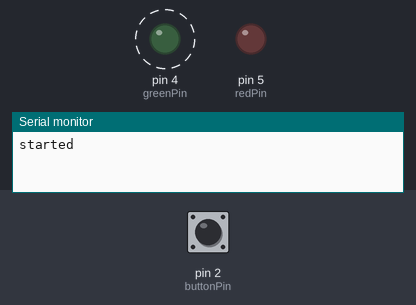
Simulated run of this sketch. Board: Arduino Uno, built with avr-gcc and run on an emulated ATmega328P. Shown: output pins drawn as LEDs (lit = HIGH), the last lines printed to the serial monitor. Dashed ring = blinking. The inputs (shaded band) are chosen by the test bench; at power-on: pin 2 (buttonPin) HIGH.

Above: at 1.2 s.
1.3 s: pin 2 (buttonPin) pulled LOW for 0.15 s
At 1.45 s:
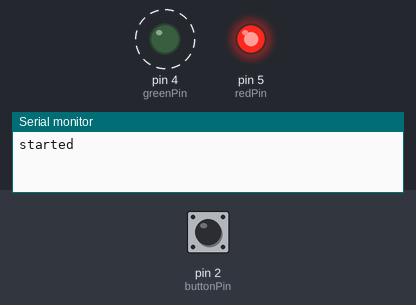
4.3 s: pin 2 (buttonPin) pulled LOW for 1 s
At 6.8 s:
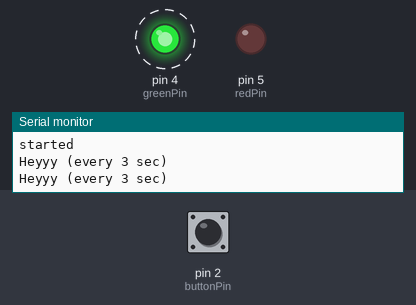
7.3 s: pin 2 (buttonPin) pulled LOW for 3.2 s
At 8.6 s:
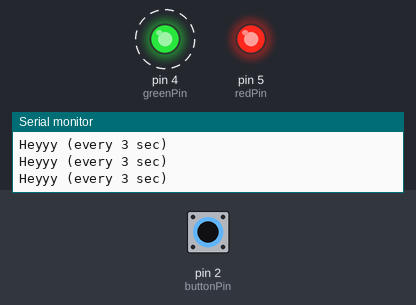
Timing chart, 0 to 18.1 s (numbered marks = the images above; inputs shaded):
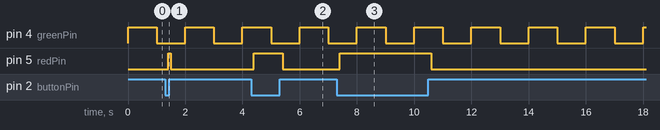

The sketch:

Lab3_All_Task_3210.ino
```cpp
#include <Arduino.h>
#include <avr/io.h>
#include <avr/interrupt.h>

//Set Pins//
const int buttonPin = 2;
const int redPin = 5;
const int greenPin = 4;

//Volatile//
volatile unsigned long secCount = 0;
volatile bool greenState = false;
volatile unsigned int t2Div = 0;

// Task1 ISR of 1hz//
ISR(TIMER1_COMPA_vect){
  greenState = !greenState;
  digitalWrite(greenPin, greenState? HIGH : LOW);
  secCount++;
}

// Task 2 ISR//
ISR(TIMER2_COMPA_vect){
  t2Div++;
  if(t2Div >= 100)
  {
    t2Div = 0;
    int b = digitalRead(buttonPin);
    //Pushed when pullup is low//
    if(b == LOW) digitalWrite(redPin, HIGH);
    else digitalWrite(redPin, LOW);
  }
}

void setupTimer1_1hz(){
  // Timer 1 ctc 1hz and 15625 ticks/sec//
  noInterrupts();
  TCCR1A = 0;
  TCCR1B = 0;
  TCNT1 = 0;
  OCR1A = 15624;

  TCCR1B |= (1 << WGM12);
  TCCR1B |= (1 << CS12) | (1 << CS10);
  TIMSK1 |= (1 << OCIE1A);

  interrupts();
}

 // Timer 2 counts at 1000hz, making the new 10hz also 250khz//
void setupTimer2_1khz(){
  noInterrupts();

  TCCR2A = 0;
  TCCR2B = 0;
  TCNT2 = 0;

  TCCR2A |= (1 << WGM21);
  OCR2A = 249;

  TCCR2B |= (1 << CS22);
  TIMSK2 |= (1 << OCIE2A);

  interrupts();
}

void setup(){
  Serial.begin(9600);
// On & Off//
  pinMode(greenPin, OUTPUT);
  pinMode(redPin, OUTPUT);
  pinMode(buttonPin, INPUT_PULLUP);

  digitalWrite(greenPin, LOW);
  digitalWrite(redPin, LOW);

  setupTimer1_1hz();
  setupTimer2_1khz();

  Serial.println("started");
}

void loop(){
  static unsigned long lastPrint = 0;
  unsigned long nowSec;
  noInterrupts();
  nowSec = secCount;
  interrupts();
  if(nowSec - lastPrint >= 3)
  {
    lastPrint = nowSec;
    Serial.println("Heyyy (every 3 sec)");
  }

  delay(10);
}
```

Measured:
- after the input at 1.3 s, pin 5 (redPin): LOW → HIGH after 0.10 s, → LOW 0.10 s later
- after the input at 4.3 s, pin 5 (redPin): LOW → HIGH after 0.10 s, → LOW 1.0 s later
- after the input at 7.3 s, pin 5 (redPin): LOW → HIGH after 0.10 s, → LOW 3.2 s later
- by itself, pin 4 (greenPin): alternates HIGH for 1.0 s and LOW for 1.0 s
